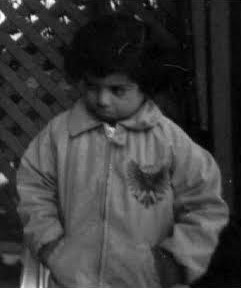
#> input picture Lab 2/sampleboy.jpg, 241 x 288 px
$ python exercise1hist.py
#> lines starting #> are read from the running program, lines starting #| are printed output that depends on the picture
import cv2
import numpy as np
import matplotlib.pyplot as plt

img = cv2.imread('sampleboy.jpg', 0)
#> img is the input picture: shape (288, 241); min 0, max 255, mean 58.3

img_eq = cv2.equalizeHist(img)
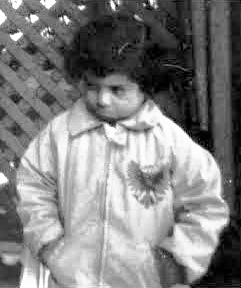
#> img_eq: shape (288, 241); min 0, max 255, mean 128.5

hist_orig = cv2.calcHist([img], [0], None, [256], [0, 255])
#> hist_orig = 256 values, max 1485 at index 9, min 0 at index 161, mean 271.1
hist_eq = cv2.calcHist([img_eq], [0], None, [256], [0, 255])
#> hist_eq = 256 values, max 1485 at index 23, min 0 at index 3, mean 270.6

fig, ax = plt.subplots(2, 2, figsize=(6, 6))

ax[0, 0].imshow(img, cmap='gray')
ax[0, 0].set_title('Original Image')
ax[0, 0].set_xticks([])
ax[0, 0].set_yticks([])
ax[0, 1].plot(hist_orig, color='black')
ax[0, 1].set_title('Histogram(Original)')
ax[0, 1].set_xlim([0, 255])

ax[1, 0].imshow(img_eq, cmap='gray')
ax[1, 0].set_title('Histogram Equalized Image')
ax[1, 0].set_xticks([])
ax[1, 0].set_yticks([])
ax[1, 1].plot(hist_eq, color='black')
ax[1, 1].set_title('Histogram(Equalized)')
ax[1, 1].set_xlim([0, 255])

plt.tight_layout()
plt.show()
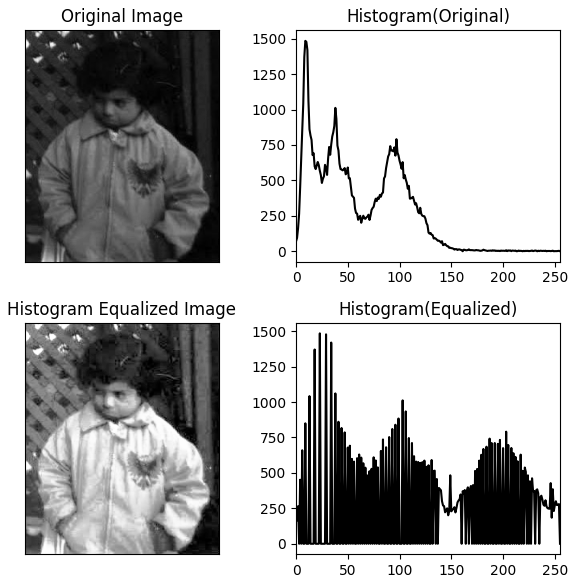
#> figure drawn by matplotlib, 4 panels; panel 2: curve peaks at x = 9, y = 1485; panel 4: curve peaks at x = 23, y = 1485

$ run again, with Lab 2/sample1.jpg copied over Lab 2/sampleboy.jpg
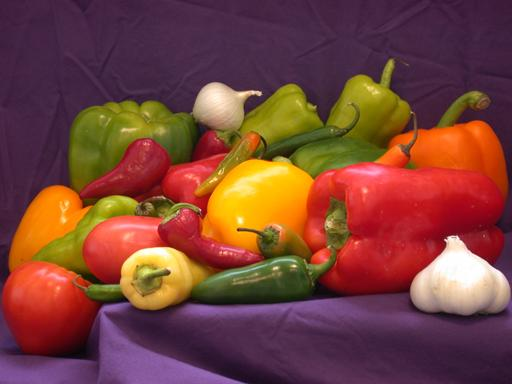
#> input picture Lab 2/sample1.jpg, 512 x 384 px
#> `img_eq = cv2.equalizeHist(img)`:
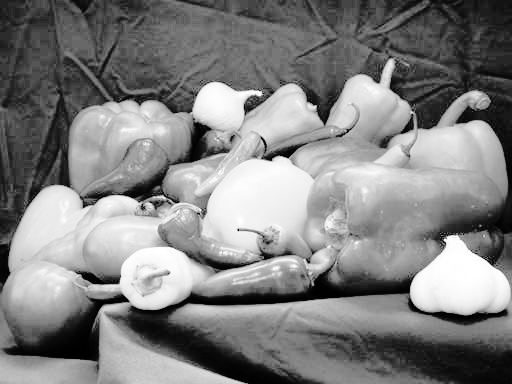
#> img_eq: shape (384, 512); min 0, max 255, mean 129.1
#> hist_orig = 256 values, max 7346 at index 49, min 0 at index 0, mean 766.8
#> hist_eq = 256 values, max 7346 at index 69, min 0 at index 12, mean 765.3
#> `plt.show()`:
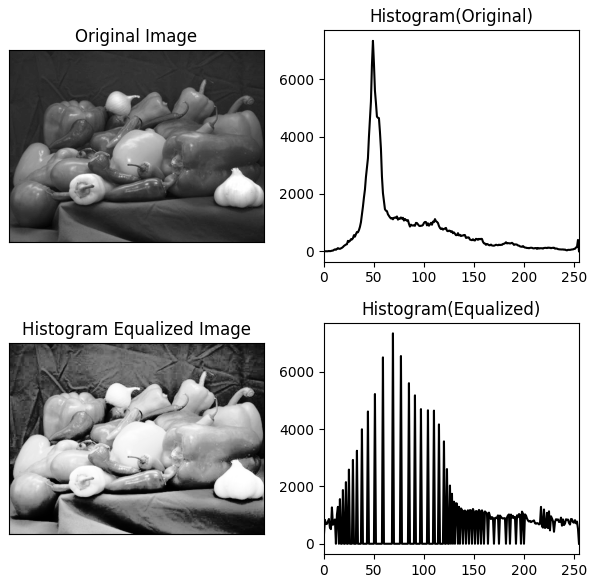
#> figure drawn by matplotlib, 4 panels; panel 2: curve peaks at x = 49, y = 7346; panel 4: curve peaks at x = 69, y = 7346

$ run again, with Lab 2/sample2.jpg copied over Lab 2/sampleboy.jpg
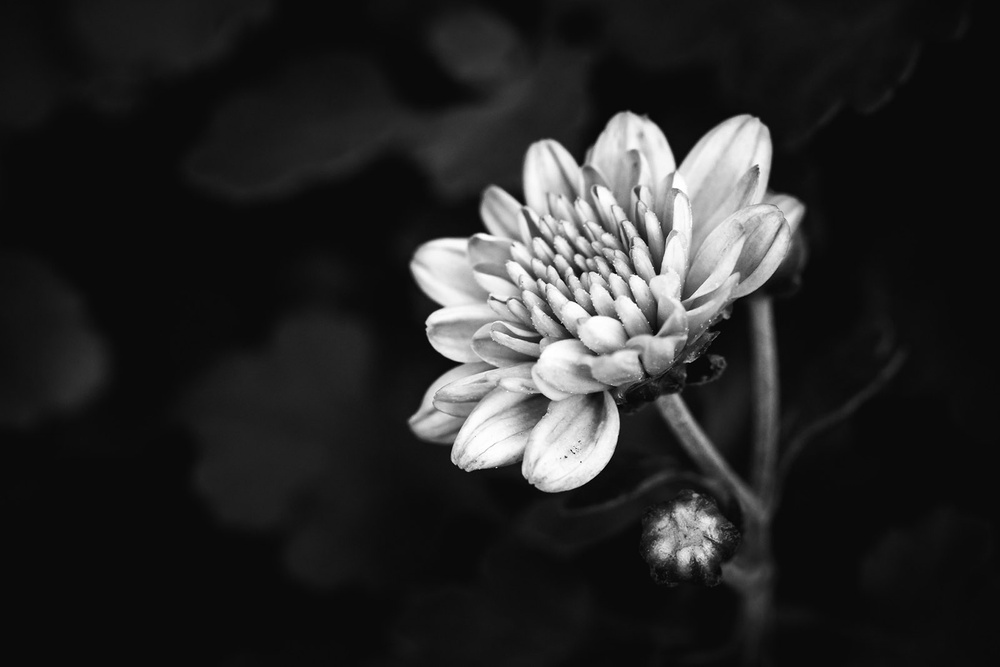
#> input picture Lab 2/sample2.jpg, 1000 x 667 px, shrunk from 1600 x 1067 before the run
#> img is the input picture: shape (667, 1000); min 0, max 255, mean 40.3
#> `img_eq = cv2.equalizeHist(img)`:
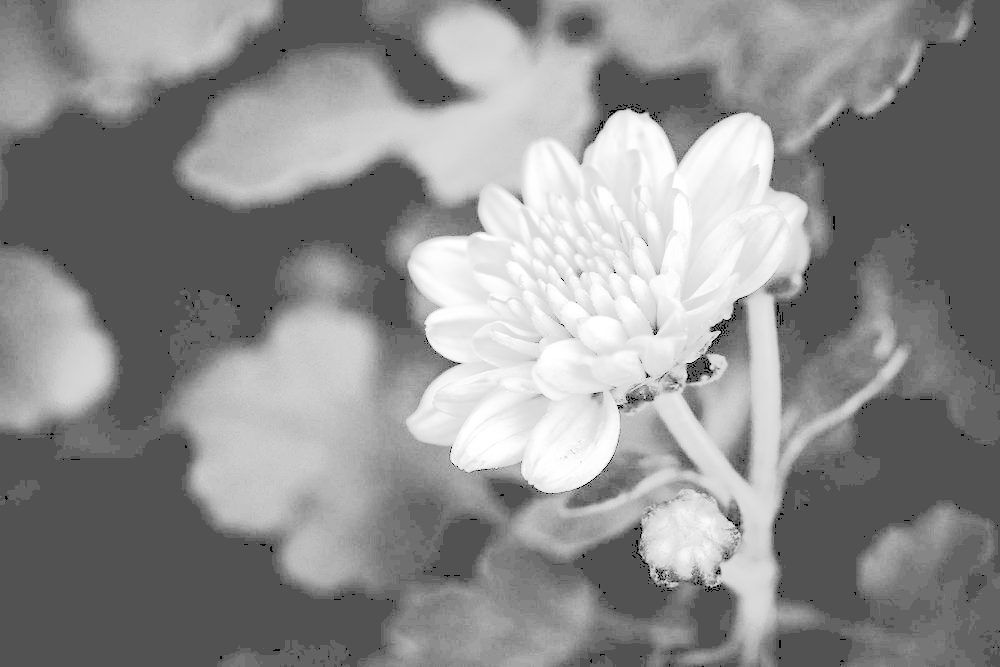
#> img_eq: shape (667, 1000); min 0, max 255, mean 142.3
#> hist_orig = 256 values, max 213017 at index 10, min 0 at index 255, mean 2605.1
#> hist_eq = 256 values, max 213017 at index 82, min 0 at index 2, mean 2599.4
#> `plt.show()`:
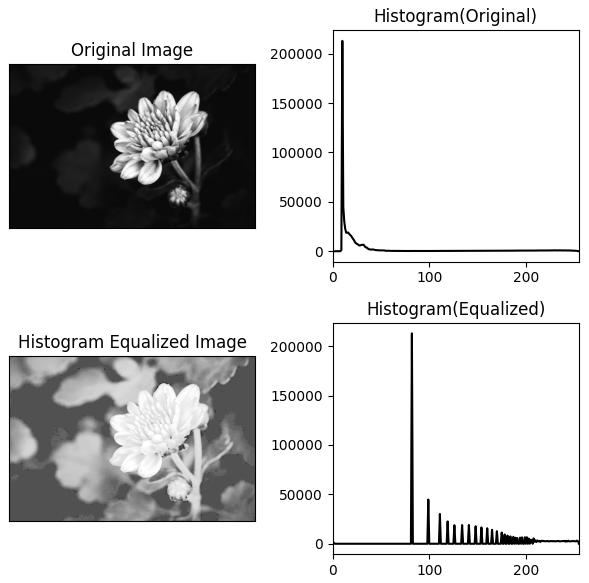
#> figure drawn by matplotlib, 4 panels; panel 2: curve peaks at x = 10, y = 213017; panel 4: curve peaks at x = 82, y = 213017
